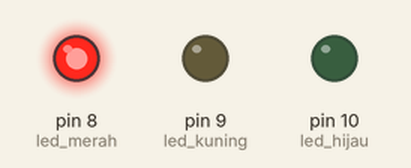
This sketch was run on a simulated Arduino Uno, built with avr-gcc and run on an emulated ATmega328P. On the bench: output pins drawn as LEDs (lit = HIGH).

Above: at 0.5 s.
At 2.5 s:
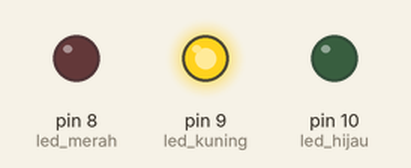
At 4.5 s:
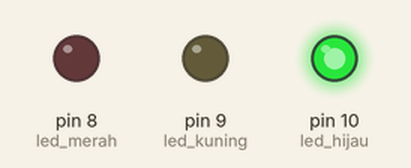
At 9.5 s:
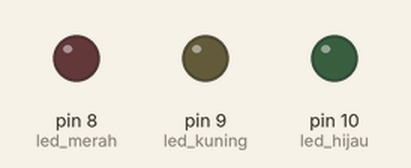
Timing chart, 0 to 10.4 s (numbered marks = the images above):
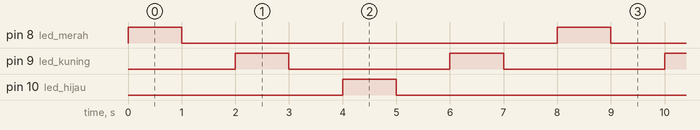

Measured:
- by itself, pin 8 (led_merah), pin 10 (led_hijau): alternates HIGH for 1.0 s and LOW for 7.0 s
- by itself, pin 9 (led_kuning): alternates HIGH for 1.0 s and LOW for 3.0 s
- by itself, everything shown: repeats every 8.0 s, in 8 steps

The sketch:

LAMPU_LALU_LINTAS.ino
```cpp
// C++ code
//

  int led_merah = 8;
  int led_kuning = 9;
  int led_hijau = 10;


void setup()
{
  pinMode (led_merah, OUTPUT);
  pinMode (led_kuning, OUTPUT);
  pinMode (led_hijau, OUTPUT);
}

void loop()
{
  digitalWrite(led_merah, HIGH);
  delay(1000);
  digitalWrite(led_merah, LOW);
  delay(1000);
  digitalWrite(led_kuning, HIGH);
  delay(1000);
  digitalWrite(led_kuning, LOW);
  delay(1000);
  digitalWrite(led_hijau, HIGH);
  delay(1000);
  digitalWrite(led_hijau, LOW);
  delay(1000);
  digitalWrite(led_kuning, HIGH);
  delay(1000);
  digitalWrite(led_kuning, LOW);
  delay(1000);

}
```
